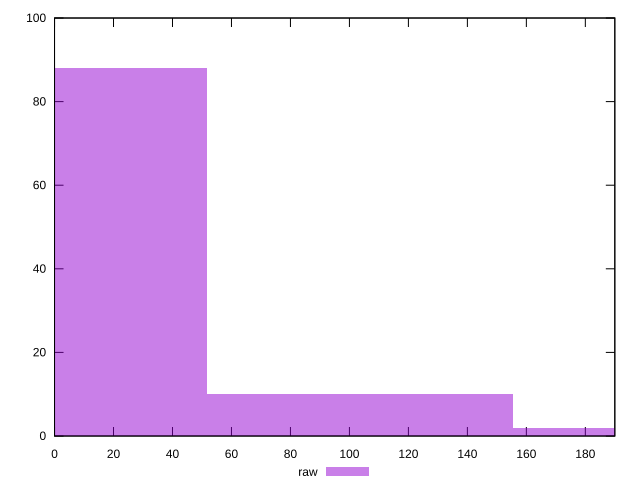

Source code (gnuplot):
reset

$raw <<EOF
0 88
103.57230858198459 10
207.14461716396917 2
EOF

set key outside below
set boxwidth 103.57230858198459
set xrange [0:190]
set yrange [0:100]
set trange [0:100]
set style fill transparent solid 0.5 noborder
set terminal svg size 640, 490 enhanced background rgb 'white'
set output "report_00013_2021-02-09T12-04-24.940Z/unminified-css/samples/pages+cached/raw/histogram.svg"

plot $raw title "raw" with boxes

reset
